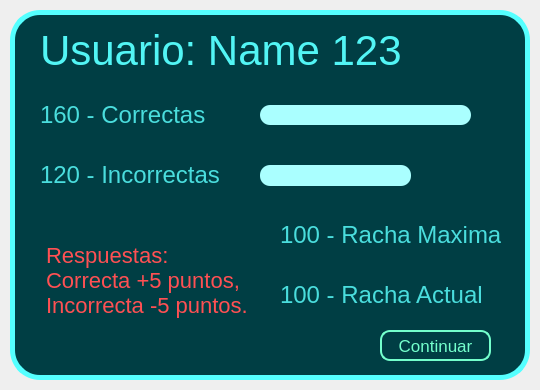
<?xml version="1.0" encoding="UTF-8"?>
<ui version="4.0">
 <class>Form</class>
 <widget class="QWidget" name="Form">
  <property name="geometry">
   <rect>
    <x>0</x>
    <y>0</y>
    <width>540</width>
    <height>390</height>
   </rect>
  </property>
  <property name="windowTitle">
   <string>Login</string>
  </property>
  <property name="styleSheet">
   <string notr="true">/** Fondo */

QFrame#fr_fondo {
    background: rgb(0, 62, 68);
    border: 5px solid rgb(85, 255, 255);
    border-radius: 30px;
}

/** Combobox */

QComboBox{
    font: 15px arial;
    color: #55ffff;
    background-color: rgba(27, 29, 35, .5);
    border-radius: 10px;
    border: 2px solid rgb(33, 37, 43);
    padding: 5px;
}
QComboBox:hover{
    border: 2px solid rgb(64, 71, 88);
}

QComboBox::drop-down {
    subcontrol-origin: padding;
    subcontrol-position: top right;
    width: 7px; 
    
    border-left-width: 3px;
    border-left-color: rgba(39, 44, 54, 150);
    border-left-style: solid;
    border-top-right-radius: 3px;
    border-bottom-right-radius: 3px;    

    background-position: center;
    background-repeat: no-reperat;
}

QComboBox QAbstractItemView {
    color: rgba(85, 255, 238, 0.8);    
    background-color: rgb(33, 37, 43);
    padding: 10px;
    selection-background-color: rgb(39, 44, 54);
}

/** Labels */

QLabel#lbl_bienvenida {
    font: 42px arial;
    color: rgb(82, 245, 245);
}

QLabel#lbl_usuario, QLabel#lbl_clave, QLabel#lbl_rachaM, QLabel#lbl_rachaA {
    font: 24px arial;
    color: rgb(74, 221, 221);
}

QLabel#lbl_alerta {
    font: 22px arial;
    color: rgb(255, 80, 83);
    border: 1px solid rgba(255, 255, 255, .15);
    border-radius: 20px;
}

QLabel#lbl_progress1, QLabel#lbl_progress2 {
    background: rgb(170, 255, 255);
    border-radius: 10px;
}

/** QLineEdit */

QLineEdit{
    background: transparent;
    border: none;
    border-bottom: 2px solid rgb(71, 213, 213);
    font-family: arial;
    font-size: 18px;
    color: rgb(107, 255, 211);
}

/** QPushButton */

QPushButton#btn_azar, QPushButton#btn_txtB, QPushButton#btn_ctB {
    font: 18px arial;
    color: rgb(5, 255, 184);
    border: 2px solid rgb(5, 255, 184);
    border-radius: 10px;
}

QPushButton#btn_azar:hover, QPushButton#btn_txtB:hover, QPushButton#btn_ctB:hover {
    background: rgba(5, 255, 184, .3);
}

QPushButton#btn_azar:pressed {
    padding-bottom: 10px;
}

QPushButton#btn_txtB:pressed {
    padding-right: 10px;
}

QPushButton#btn_ctB:pressed {
    padding-left: 10px;
}

QPushButton#btn_continuar {
    font: 17px arial;
    color: rgb(116, 255, 204);
    border: 2px solid rgb(116, 255, 204);
    border-radius: 10px;
}

QPushButton#btn_continuar:hover {
    background: rgb(116, 255, 204);
    color: rgb(0, 62, 68);
}

QPushButton#btn_continuar:pressed {
    padding-left: 10px;
}

/** QTextEdit */

QTextEdit {
    font-size: 20px;
    background-color: rgba(0, 255, 195, 0.29);
    color: rgba(0, 255, 195, 0.8);
    border: 2px solid rgba(0, 255, 195, 0.29);
    border-radius: 15px;
}

QTextEdit:hover {
    border: 2px solid rgba(0, 255, 195, 0.8);
}

/** Author: Francisco Velez */
</string>
  </property>
  <widget class="QFrame" name="fr_fondo">
   <property name="geometry">
    <rect>
     <x>10</x>
     <y>10</y>
     <width>520</width>
     <height>370</height>
    </rect>
   </property>
   <property name="frameShape">
    <enum>QFrame::StyledPanel</enum>
   </property>
   <property name="frameShadow">
    <enum>QFrame::Raised</enum>
   </property>
   <widget class="QLabel" name="lbl_bienvenida">
    <property name="geometry">
     <rect>
      <x>30</x>
      <y>20</y>
      <width>460</width>
      <height>40</height>
     </rect>
    </property>
    <property name="text">
     <string>Usuario: Name 123</string>
    </property>
   </widget>
   <widget class="QLabel" name="lbl_usuario">
    <property name="geometry">
     <rect>
      <x>30</x>
      <y>90</y>
      <width>200</width>
      <height>30</height>
     </rect>
    </property>
    <property name="text">
     <string>160 - Correctas</string>
    </property>
   </widget>
   <widget class="QLabel" name="lbl_clave">
    <property name="geometry">
     <rect>
      <x>30</x>
      <y>150</y>
      <width>200</width>
      <height>30</height>
     </rect>
    </property>
    <property name="text">
     <string>120 - Incorrectas</string>
    </property>
   </widget>
   <widget class="QLabel" name="lbl_alerta">
    <property name="geometry">
     <rect>
      <x>30</x>
      <y>210</y>
      <width>221</width>
      <height>121</height>
     </rect>
    </property>
    <property name="text">
     <string> Respuestas: 
 Correcta +5 puntos, 
 Incorrecta -5 puntos.</string>
    </property>
    <property name="alignment">
     <set>Qt::AlignLeading|Qt::AlignLeft|Qt::AlignVCenter</set>
    </property>
   </widget>
   <widget class="QPushButton" name="btn_continuar">
    <property name="geometry">
     <rect>
      <x>370</x>
      <y>320</y>
      <width>111</width>
      <height>31</height>
     </rect>
    </property>
    <property name="text">
     <string>Continuar</string>
    </property>
   </widget>
   <widget class="QLabel" name="lbl_progress1">
    <property name="geometry">
     <rect>
      <x>250</x>
      <y>95</y>
      <width>211</width>
      <height>20</height>
     </rect>
    </property>
    <property name="text">
     <string/>
    </property>
   </widget>
   <widget class="QLabel" name="lbl_progress2">
    <property name="geometry">
     <rect>
      <x>250</x>
      <y>155</y>
      <width>151</width>
      <height>21</height>
     </rect>
    </property>
    <property name="text">
     <string/>
    </property>
   </widget>
   <widget class="QLabel" name="lbl_rachaM">
    <property name="geometry">
     <rect>
      <x>270</x>
      <y>210</y>
      <width>221</width>
      <height>30</height>
     </rect>
    </property>
    <property name="text">
     <string>100 - Racha Maxima</string>
    </property>
   </widget>
   <widget class="QLabel" name="lbl_rachaA">
    <property name="geometry">
     <rect>
      <x>270</x>
      <y>270</y>
      <width>221</width>
      <height>30</height>
     </rect>
    </property>
    <property name="text">
     <string>100 - Racha Actual</string>
    </property>
   </widget>
  </widget>
 </widget>
 <resources/>
 <connections/>
</ui>
